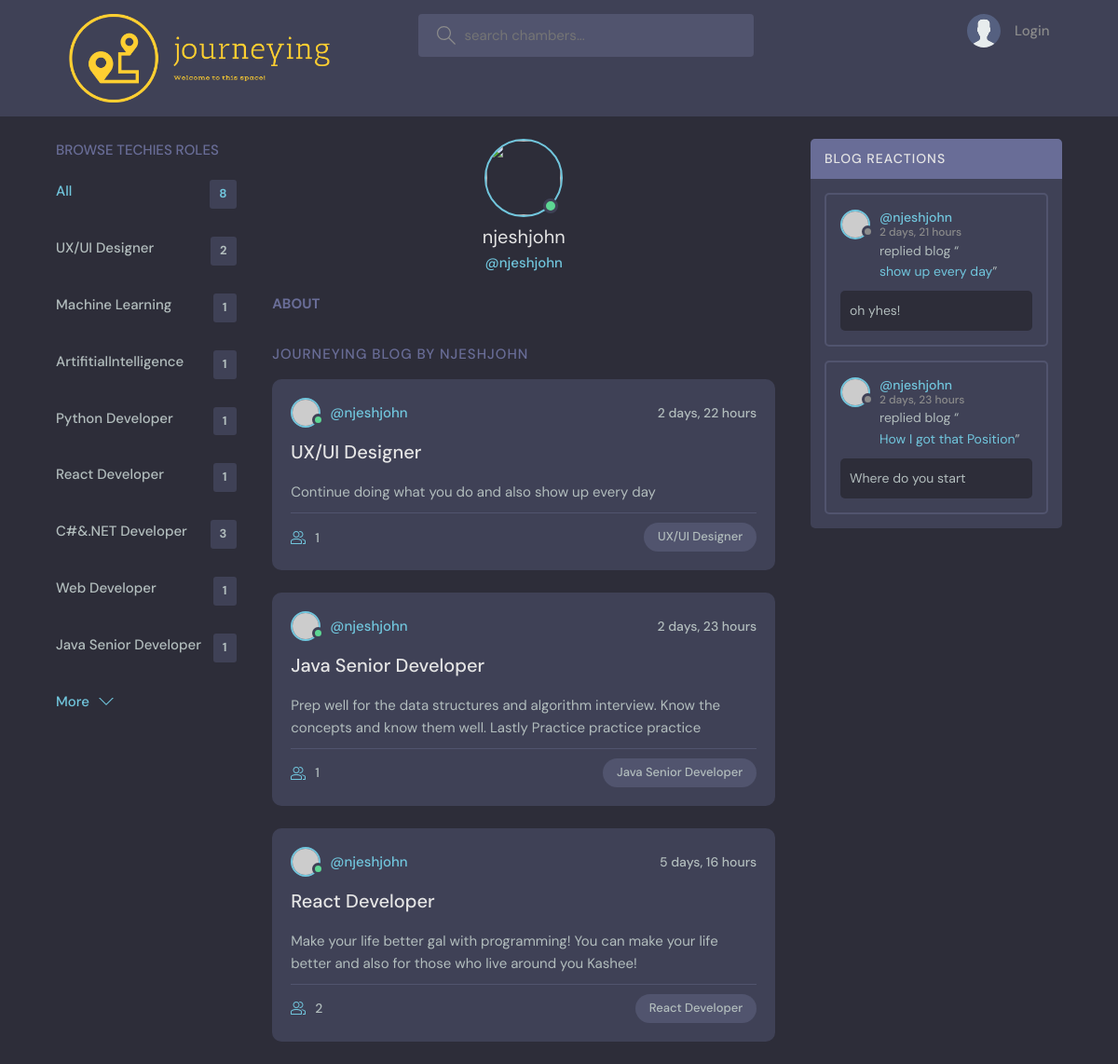
The page /profile/7/ on the database as committed earlier.
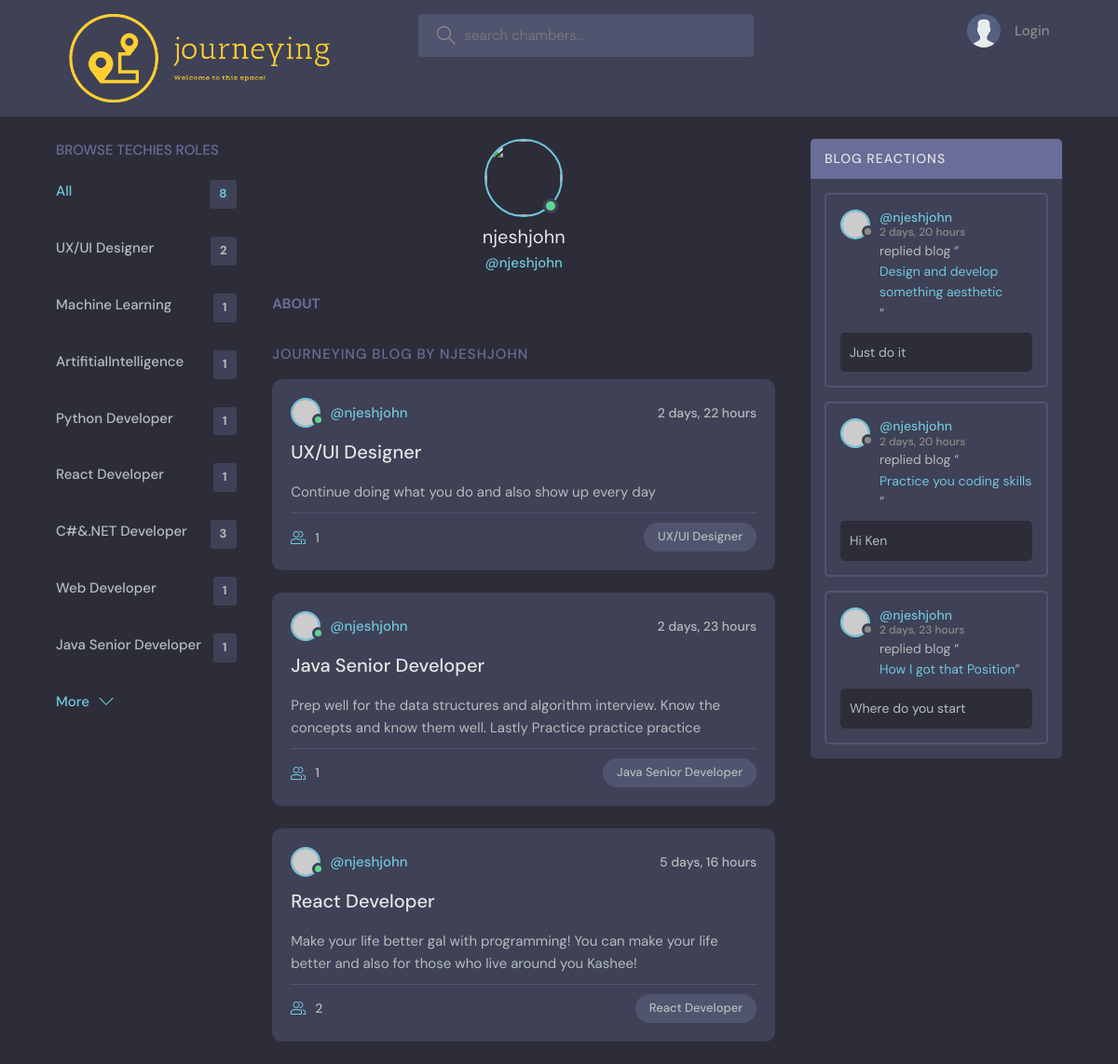
The same page on the database as committed later.
### journeyingblogs/models.py (models this page shows, shortened)
class Topic(models.Model):
    name = models.CharField(max_length=200)

class Chamber(models.Model):
    host = models.ForeignKey(User, on_delete=models.SET_NULL, null=True)
    topic = models.ForeignKey(Topic, on_delete=models.SET_NULL, null=True)
    name = models.CharField(max_length=200)
    description = models.TextField(null=True, blank=True)
    techiesspace = models.ManyToManyField(User, related_name='techiesspace', blank=True)
    updated = models.DateTimeField(auto_now=True)
    created = models.DateTimeField(auto_now_add=True)
    class Meta:
       ordering = ['-updated', '-created']
    def __str__(self):
        return self.name

class Message(models.Model):
    user =  models.ForeignKey(User, on_delete=models.CASCADE)
    chamber = models.ForeignKey(Chamber, on_delete=models.CASCADE)
    body = models.TextField()
    updated = models.DateTimeField(auto_now=True)
    created = models.DateTimeField(auto_now_add=True)
    class Meta:
       ordering = ['-updated', '-created']

### journeyingblogs/views.py (the view)
# urls.py: path('profile/<str:pk>/', views.userProfile, name="user-profile"),
def userProfile(request, pk):
    user = User.objects.get(id=pk)
    chambers = user.chamber_set.all()
    chamber_messages = user.message_set.all()
    topics = Topic.objects.all()
    context = {'user': user, 'chambers': chambers, 'chamber_messages': chamber_messages,
               'topics': topics}
    return render(request, 'journeyingblogs/userprofile.html', context)

### journeyingblogs/templates/journeyingblogs/userprofile.html (shortened to what this page needs)
{% extends 'main.html' %}
{% block content %}
<main class="profile-page layout layout--3">
  <div class="container">
    {% include 'journeyingblogs/topics.html' %}
    <div class="roomList">
      <div class="profile">
        <div class="profile__avatar">
          <div class="avatar avatar--large active">
            <img src="{{user.avatar.url}}" />
          </div>
        </div>
        <div class="profile__info">
          <h3>{{user.username}}</h3>
          <p>@{{user.username}}</p>
        </div>
        <div class="profile__about">
          <h3>About</h3>
        </div>
      </div>
      <div class="roomList__header">
        <div>
          <h2>Journeying blog by {{user.username}}</a>
          </h2>
        </div>
      </div>
     {% include 'journeyingblogs/content.html' %}
    </div>
    <div>
      {% include 'journeyingblogs/reactions.html' %}
  </div>
  </div>
</main>
{% endblock %}

### templates/main.html (shortened to what this page needs)
<!DOCTYPE html>
{% load static %}
<html lang="en">
<head>
    <link rel="stylesheet" type="text/css" media="screen " href="{% static 'styles/style.css' %}" >
</head>
  <body>
    {%include 'navbar.html'%}
    {% block content %}
    {% endblock %}
  </body>
</html>

### templates/navbar.html (shortened to what this page needs)
{% load static %}
<header class="header header--loggedIn">
    <div class="container">
      <a href="{% url 'homepage' %}" class="header__logo">
        <img src="{% static 'images/journeying-yellow.png' %}" class="logo-j" alt="logo" srcset="" class="d-inline-block align-top">
      </a>
      <form class="header__search" method="GET" action="{% url 'homepage' %}">
        <label>
        <input name="q" placeholder="search chambers..."/>
        </label>
      </form>
      <nav class="header__menu">
        {% if request.user.is_authenticated %}
        <div class="header__user">
          <a href="profile.html">
            <div class="avatar avatar--medium active">
              <img src="https://randomuser.me/api/portraits/men/37.jpg" />
            </div>
            <p>{{request.user.username}}<span>@{{request.user.username}}</span></p>
          </a>
          <button class="dropdown-button">
            <svg version="1.1" xmlns="http://www.w3.org/2000/svg" width="32" height="32" viewBox="0 0 32 32">
              <title>chevron-down</title>
              <path d="M16 21l-13-13h-3l16 16 16-16h-3l-13 13z"></path>
            </svg>
          </button>
        </div>
         {% else %}
         <a href="{% url 'loginpage' %}">
          <img src="{% static 'images/avatar.svg'%}" />
          <p>Login</p>
        </a>
          {% endif %}
      </nav>
    </div>
  </header>

### journeyingblogs/templates/journeyingblogs/topics.html
<div class="topics">
     <div class="topics__header">
          <h2>Browse Techies Roles</h2>
         </div>
                <ul class="topics__list">
                  <li>
                    <a href="{% url 'homepage' %}" class="active">All <span>{{topics.count}}</span></a>
                  </li>
                  {% for topic in topics %}
                  <li>
                    <a href="{% url 'homepage' %}?q={{topic.name}}">{{topic.name}}<span>{{topic.chamber_set.all.count}}</span></a>
                  </li>
                  {% endfor %}
                </ul>
                <a class="btn btn--link" href="{% url 'topic_page' %}">
                  More
                  <svg version="1.1" xmlns="http://www.w3.org/2000/svg" width="32" height="32" viewBox="0 0 32 32">
                    <title>chevron-down</title>
                    <path d="M16 21l-13-13h-3l16 16 16-16h-3l-13 13z"></path>
                  </svg>
                </a>
              </div>

### journeyingblogs/templates/journeyingblogs/content.html (shortened to what this page needs)
{% for chamber in chambers %}
<div class="roomListRoom">
    <div class="roomListRoom__header">
      <a href="{% url 'user-profile' chamber.host.id %}" class="roomListRoom__author">
        <div class="avatar avatar--small active">
          <img src="https://randomuser.me/api/portraits/men/11.jpg" />
        </div>
        <span>@{{chamber.host.username}}</span>
      </a>
      <div class="roomListRoom__actions">
        <span>{{chamber.created|timesince}}</span>
      </div>
    </div>
    <div class="roomListRoom__content">
      <a href="{% url 'chamber' chamber.id %}">{{chamber.topic.name}}</a>
      <p>
        {{chamber.description}}
      </p>
    </div>
    <div class="roomListRoom__meta">
      <a href="{% url 'chamber' chamber.id %}" class="roomListRoom__joined">
        {{chamber.techiesspace.all.count}}
      </a>
      <p class="roomListRoom__topic">{{chamber.topic.name}}</p>
    </div>
  </div>
{% endfor %}

### journeyingblogs/templates/journeyingblogs/reactions.html (shortened to what this page needs)
<div class="activities">
  <div class="activities__header">
    <h2>Blog Reactions</h2>
  </div>
{% for message in chamber_messages %}
  <div class="activities__box">
    <div class="activities__boxHeader roomListRoom__header">
      <a href="{% url 'user-profile' message.user.id %}" class="roomListRoom__author">
        <div class="avatar avatar--small">
          <img src="https://randomuser.me/api/portraits/women/11.jpg" />
        </div>
        <p>
          @{{message.user.username}}
          <span>{{message.created|timesince}}</span>
        </p>
      </a>
</div>
    <div class="activities__boxContent">
      <p>replied blog “<a href="{% url 'user-profile' message.user.id %}">{{message.chamber}}</a>”</p>
      <div class="activities__boxRoomContent">
        {{message.body}}
      </div>
    </div>
  </div>
  {% endfor %}
</div>

Rows that differ between the two databases and show on the page:
removed Message: user.username "njeshjohn", created "2 days, 21 hours", chamber "show up every day", body "oh yhes!"
added Message: user.username "njeshjohn", created "2 days, 20 hours", chamber "Design and develop something aesthetic", body "Just do it"
added Message: user.username "njeshjohn", created "2 days, 20 hours", chamber "Practice you coding skills", body "Hi Ken"
